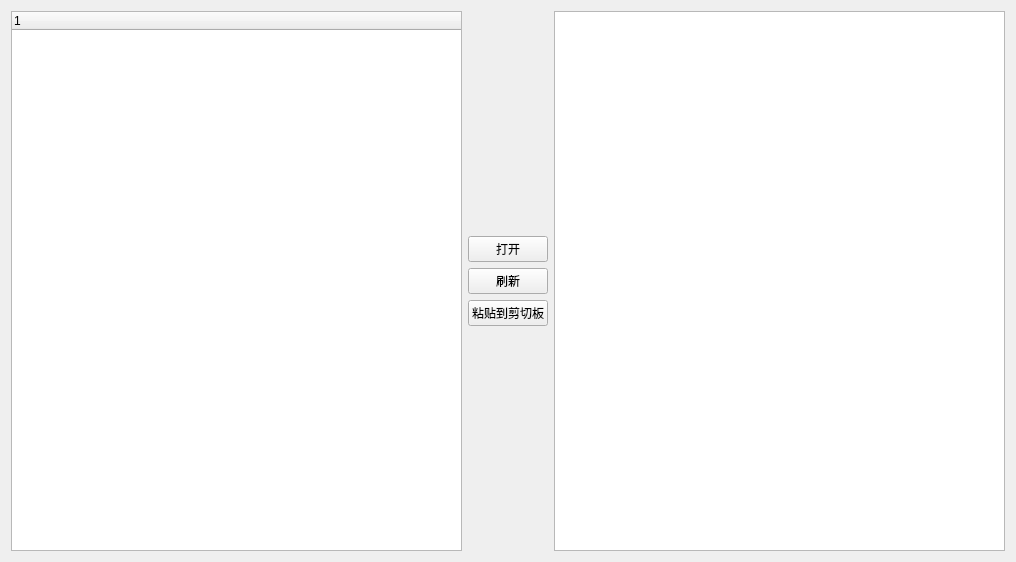
<?xml version="1.0" encoding="UTF-8"?>
<ui version="4.0">
 <class>Widget</class>
 <widget class="QWidget" name="Widget">
  <property name="geometry">
   <rect>
    <x>0</x>
    <y>0</y>
    <width>1016</width>
    <height>562</height>
   </rect>
  </property>
  <property name="windowTitle">
   <string>Widget</string>
  </property>
  <layout class="QHBoxLayout" name="horizontalLayout">
   <item>
    <widget class="QTreeWidget" name="treeWidget">
     <column>
      <property name="text">
       <string notr="true">1</string>
      </property>
     </column>
    </widget>
   </item>
   <item>
    <layout class="QVBoxLayout" name="verticalLayout">
     <item>
      <spacer name="verticalSpacer">
       <property name="orientation">
        <enum>Qt::Vertical</enum>
       </property>
       <property name="sizeHint" stdset="0">
        <size>
         <width>20</width>
         <height>40</height>
        </size>
       </property>
      </spacer>
     </item>
     <item>
      <widget class="QPushButton" name="pushButtonOpenReport">
       <property name="text">
        <string>打开</string>
       </property>
      </widget>
     </item>
     <item>
      <widget class="QPushButton" name="pushButtonRefresh">
       <property name="text">
        <string>刷新</string>
       </property>
      </widget>
     </item>
     <item>
      <widget class="QPushButton" name="pushButtonPaste">
       <property name="text">
        <string>粘贴到剪切板</string>
       </property>
      </widget>
     </item>
     <item>
      <spacer name="verticalSpacer_2">
       <property name="orientation">
        <enum>Qt::Vertical</enum>
       </property>
       <property name="sizeHint" stdset="0">
        <size>
         <width>20</width>
         <height>40</height>
        </size>
       </property>
      </spacer>
     </item>
    </layout>
   </item>
   <item>
    <widget class="QTableWidget" name="tableWidget"/>
   </item>
  </layout>
 </widget>
 <layoutdefault spacing="6" margin="11"/>
 <resources/>
 <connections/>
</ui>
